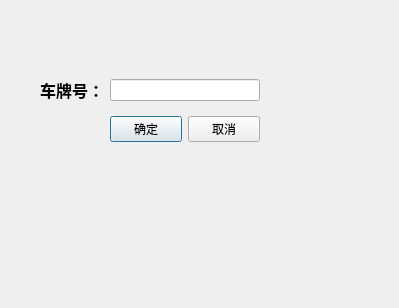
<?xml version="1.0" encoding="UTF-8"?>
<ui version="4.0">
 <class>entryDialog</class>
 <widget class="QDialog" name="entryDialog">
  <property name="geometry">
   <rect>
    <x>0</x>
    <y>0</y>
    <width>399</width>
    <height>308</height>
   </rect>
  </property>
  <property name="windowTitle">
   <string>Dialog</string>
  </property>
  <widget class="QWidget" name="gridLayoutWidget">
   <property name="geometry">
    <rect>
     <x>40</x>
     <y>70</y>
     <width>220</width>
     <height>80</height>
    </rect>
   </property>
   <layout class="QGridLayout" name="gridLayout">
    <item row="0" column="0">
     <widget class="QLabel" name="label">
      <property name="font">
       <font>
        <pointsize>12</pointsize>
        <bold>true</bold>
       </font>
      </property>
      <property name="text">
       <string>车牌号：</string>
      </property>
     </widget>
    </item>
    <item row="1" column="1">
     <widget class="QPushButton" name="okButton">
      <property name="text">
       <string>确定</string>
      </property>
      <property name="autoDefault">
       <bool>true</bool>
      </property>
     </widget>
    </item>
    <item row="1" column="2">
     <widget class="QPushButton" name="cancelButton">
      <property name="text">
       <string>取消</string>
      </property>
     </widget>
    </item>
    <item row="0" column="1" colspan="2">
     <widget class="QLineEdit" name="lineEdit"/>
    </item>
   </layout>
  </widget>
 </widget>
 <resources/>
 <connections/>
</ui>
